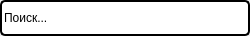
<?xml version="1.0" encoding="UTF-8"?>
<ui version="4.0">
 <class>SerchInputBox</class>
 <widget class="QWidget" name="SerchInputBox">
  <property name="geometry">
   <rect>
    <x>0</x>
    <y>0</y>
    <width>250</width>
    <height>36</height>
   </rect>
  </property>
  <property name="minimumSize">
   <size>
    <width>240</width>
    <height>0</height>
   </size>
  </property>
  <property name="maximumSize">
   <size>
    <width>440</width>
    <height>16777215</height>
   </size>
  </property>
  <property name="windowTitle">
   <string>Form</string>
  </property>
  <layout class="QVBoxLayout" name="verticalLayout">
   <property name="spacing">
    <number>0</number>
   </property>
   <property name="leftMargin">
    <number>0</number>
   </property>
   <property name="topMargin">
    <number>0</number>
   </property>
   <property name="rightMargin">
    <number>0</number>
   </property>
   <property name="bottomMargin">
    <number>0</number>
   </property>
   <item>
    <widget class="QLineEdit" name="search_box">
     <property name="sizePolicy">
      <sizepolicy hsizetype="Expanding" vsizetype="Expanding">
       <horstretch>0</horstretch>
       <verstretch>0</verstretch>
      </sizepolicy>
     </property>
     <property name="minimumSize">
      <size>
       <width>240</width>
       <height>0</height>
      </size>
     </property>
     <property name="palette">
      <palette>
       <active>
        <colorrole role="WindowText">
         <brush brushstyle="SolidPattern">
          <color alpha="255">
           <red>0</red>
           <green>0</green>
           <blue>0</blue>
          </color>
         </brush>
        </colorrole>
        <colorrole role="Button">
         <brush brushstyle="SolidPattern">
          <color alpha="255">
           <red>255</red>
           <green>255</green>
           <blue>255</blue>
          </color>
         </brush>
        </colorrole>
        <colorrole role="Text">
         <brush brushstyle="SolidPattern">
          <color alpha="255">
           <red>0</red>
           <green>0</green>
           <blue>0</blue>
          </color>
         </brush>
        </colorrole>
        <colorrole role="ButtonText">
         <brush brushstyle="SolidPattern">
          <color alpha="255">
           <red>0</red>
           <green>0</green>
           <blue>0</blue>
          </color>
         </brush>
        </colorrole>
        <colorrole role="Base">
         <brush brushstyle="SolidPattern">
          <color alpha="255">
           <red>255</red>
           <green>255</green>
           <blue>255</blue>
          </color>
         </brush>
        </colorrole>
        <colorrole role="Window">
         <brush brushstyle="SolidPattern">
          <color alpha="255">
           <red>255</red>
           <green>255</green>
           <blue>255</blue>
          </color>
         </brush>
        </colorrole>
        <colorrole role="PlaceholderText">
         <brush brushstyle="SolidPattern">
          <color alpha="255">
           <red>0</red>
           <green>0</green>
           <blue>0</blue>
          </color>
         </brush>
        </colorrole>
       </active>
       <inactive>
        <colorrole role="WindowText">
         <brush brushstyle="SolidPattern">
          <color alpha="255">
           <red>0</red>
           <green>0</green>
           <blue>0</blue>
          </color>
         </brush>
        </colorrole>
        <colorrole role="Button">
         <brush brushstyle="SolidPattern">
          <color alpha="255">
           <red>255</red>
           <green>255</green>
           <blue>255</blue>
          </color>
         </brush>
        </colorrole>
        <colorrole role="Text">
         <brush brushstyle="SolidPattern">
          <color alpha="255">
           <red>0</red>
           <green>0</green>
           <blue>0</blue>
          </color>
         </brush>
        </colorrole>
        <colorrole role="ButtonText">
         <brush brushstyle="SolidPattern">
          <color alpha="255">
           <red>0</red>
           <green>0</green>
           <blue>0</blue>
          </color>
         </brush>
        </colorrole>
        <colorrole role="Base">
         <brush brushstyle="SolidPattern">
          <color alpha="255">
           <red>255</red>
           <green>255</green>
           <blue>255</blue>
          </color>
         </brush>
        </colorrole>
        <colorrole role="Window">
         <brush brushstyle="SolidPattern">
          <color alpha="255">
           <red>255</red>
           <green>255</green>
           <blue>255</blue>
          </color>
         </brush>
        </colorrole>
        <colorrole role="PlaceholderText">
         <brush brushstyle="SolidPattern">
          <color alpha="255">
           <red>0</red>
           <green>0</green>
           <blue>0</blue>
          </color>
         </brush>
        </colorrole>
       </inactive>
       <disabled>
        <colorrole role="WindowText">
         <brush brushstyle="SolidPattern">
          <color alpha="255">
           <red>0</red>
           <green>0</green>
           <blue>0</blue>
          </color>
         </brush>
        </colorrole>
        <colorrole role="Button">
         <brush brushstyle="SolidPattern">
          <color alpha="255">
           <red>255</red>
           <green>255</green>
           <blue>255</blue>
          </color>
         </brush>
        </colorrole>
        <colorrole role="Text">
         <brush brushstyle="SolidPattern">
          <color alpha="255">
           <red>0</red>
           <green>0</green>
           <blue>0</blue>
          </color>
         </brush>
        </colorrole>
        <colorrole role="ButtonText">
         <brush brushstyle="SolidPattern">
          <color alpha="255">
           <red>0</red>
           <green>0</green>
           <blue>0</blue>
          </color>
         </brush>
        </colorrole>
        <colorrole role="Base">
         <brush brushstyle="SolidPattern">
          <color alpha="255">
           <red>255</red>
           <green>255</green>
           <blue>255</blue>
          </color>
         </brush>
        </colorrole>
        <colorrole role="Window">
         <brush brushstyle="SolidPattern">
          <color alpha="255">
           <red>255</red>
           <green>255</green>
           <blue>255</blue>
          </color>
         </brush>
        </colorrole>
        <colorrole role="PlaceholderText">
         <brush brushstyle="SolidPattern">
          <color alpha="255">
           <red>0</red>
           <green>0</green>
           <blue>0</blue>
          </color>
         </brush>
        </colorrole>
       </disabled>
      </palette>
     </property>
     <property name="styleSheet">
      <string notr="true">border-radius: 5px;
border: 2px inset #000000;
color: rgb(0, 0, 0);
background-color: rgb(255, 255, 255);
</string>
     </property>
     <property name="text">
      <string>Поиск...</string>
     </property>
     <property name="clearButtonEnabled">
      <bool>false</bool>
     </property>
    </widget>
   </item>
  </layout>
 </widget>
 <resources/>
 <connections/>
</ui>
